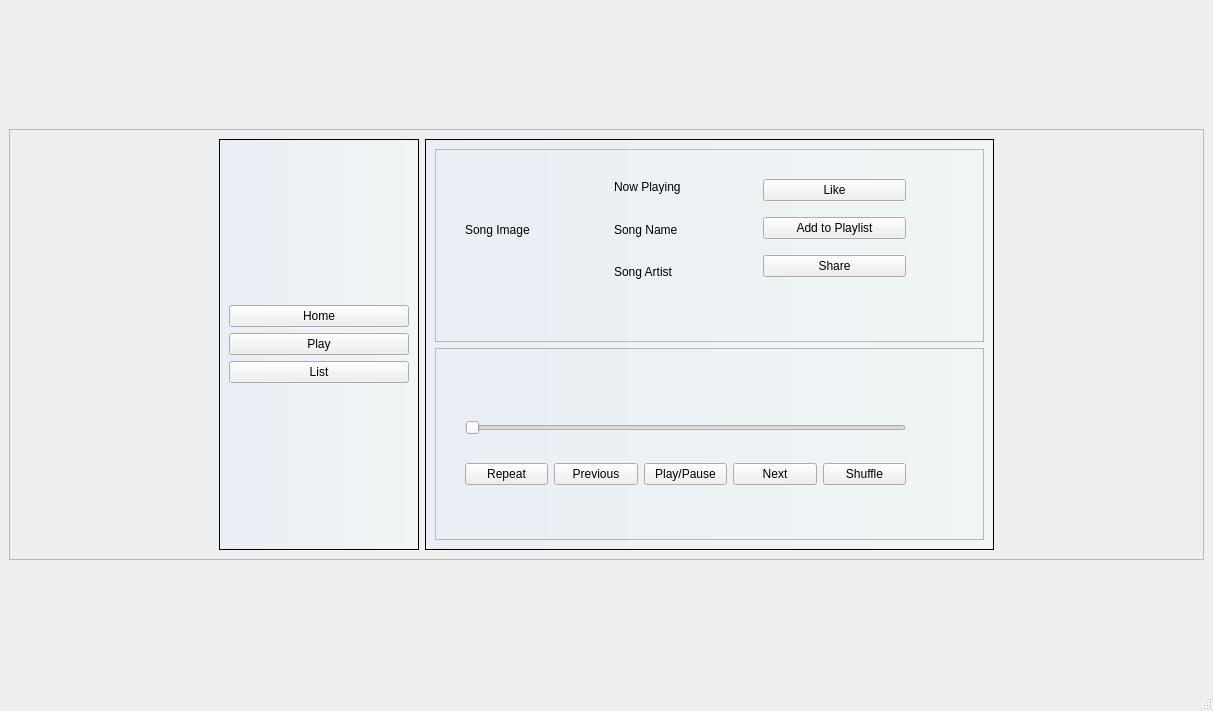
<?xml version="1.0" encoding="UTF-8"?>
<ui version="4.0">
 <class>MainWindow</class>
 <widget class="QMainWindow" name="MainWindow">
  <property name="geometry">
   <rect>
    <x>0</x>
    <y>0</y>
    <width>1213</width>
    <height>711</height>
   </rect>
  </property>
  <property name="windowTitle">
   <string>MainWindow</string>
  </property>
  <property name="styleSheet">
   <string notr="true">MainWindow {
	background-image: url(&quot;:/images/resources/image 1.jpg&quot;);
  	height: 100%;

  	/* Center and scale the image nicely */
  	background-position: center;
  	background-repeat: no-repeat;
  	background-size: cover;
}

#main_bar {
	background: qlineargradient( x1:0 y1:0, x2:1 y2:0, stop:0 #e9eef5, stop:1 #f0f5f5);
}

#sidebar {
	background: qlineargradient( x1:0 y1:0, x2:1 y2:0, stop:0 #e9eef5, stop:1 #f0f5f5);
}
 </string>
  </property>
  <widget class="QWidget" name="centralwidget">
   <property name="styleSheet">
    <string notr="true"/>
   </property>
   <layout class="QVBoxLayout" name="verticalLayout_7">
    <item>
     <spacer name="verticalSpacer_2">
      <property name="orientation">
       <enum>Qt::Vertical</enum>
      </property>
      <property name="sizeType">
       <enum>QSizePolicy::Preferred</enum>
      </property>
      <property name="sizeHint" stdset="0">
       <size>
        <width>20</width>
        <height>120</height>
       </size>
      </property>
     </spacer>
    </item>
    <item>
     <widget class="QFrame" name="frame">
      <property name="frameShape">
       <enum>QFrame::StyledPanel</enum>
      </property>
      <property name="frameShadow">
       <enum>QFrame::Raised</enum>
      </property>
      <layout class="QHBoxLayout" name="horizontalLayout_3">
       <item>
        <spacer name="horizontalSpacer">
         <property name="orientation">
          <enum>Qt::Horizontal</enum>
         </property>
         <property name="sizeType">
          <enum>QSizePolicy::Fixed</enum>
         </property>
         <property name="sizeHint" stdset="0">
          <size>
           <width>200</width>
           <height>20</height>
          </size>
         </property>
        </spacer>
       </item>
       <item>
        <widget class="QFrame" name="sidebar">
         <property name="maximumSize">
          <size>
           <width>200</width>
           <height>16777215</height>
          </size>
         </property>
         <property name="frameShape">
          <enum>QFrame::StyledPanel</enum>
         </property>
         <property name="frameShadow">
          <enum>QFrame::Raised</enum>
         </property>
         <layout class="QVBoxLayout" name="verticalLayout_6">
          <item>
           <layout class="QVBoxLayout" name="verticalLayout_4">
            <item>
             <widget class="QPushButton" name="home_button">
              <property name="text">
               <string>Home</string>
              </property>
             </widget>
            </item>
            <item>
             <widget class="QPushButton" name="play_button">
              <property name="text">
               <string>Play</string>
              </property>
             </widget>
            </item>
            <item>
             <widget class="QPushButton" name="list_button">
              <property name="text">
               <string>List</string>
              </property>
             </widget>
            </item>
           </layout>
          </item>
         </layout>
        </widget>
       </item>
       <item>
        <widget class="QFrame" name="main_bar">
         <property name="frameShape">
          <enum>QFrame::StyledPanel</enum>
         </property>
         <property name="frameShadow">
          <enum>QFrame::Raised</enum>
         </property>
         <layout class="QVBoxLayout" name="verticalLayout_5">
          <item>
           <widget class="QFrame" name="frame_2">
            <property name="frameShape">
             <enum>QFrame::StyledPanel</enum>
            </property>
            <property name="frameShadow">
             <enum>QFrame::Raised</enum>
            </property>
            <widget class="QWidget" name="">
             <property name="geometry">
              <rect>
               <x>30</x>
               <y>20</y>
               <width>441</width>
               <height>121</height>
              </rect>
             </property>
             <layout class="QHBoxLayout" name="horizontalLayout_2">
              <item>
               <widget class="QLabel" name="song_image">
                <property name="text">
                 <string>Song Image</string>
                </property>
               </widget>
              </item>
              <item>
               <layout class="QVBoxLayout" name="verticalLayout_2">
                <item>
                 <widget class="QLabel" name="label_2">
                  <property name="text">
                   <string>Now Playing</string>
                  </property>
                 </widget>
                </item>
                <item>
                 <widget class="QLabel" name="label_3">
                  <property name="text">
                   <string>Song Name</string>
                  </property>
                 </widget>
                </item>
                <item>
                 <widget class="QLabel" name="label_4">
                  <property name="text">
                   <string>Song Artist</string>
                  </property>
                 </widget>
                </item>
               </layout>
              </item>
              <item>
               <layout class="QVBoxLayout" name="verticalLayout_3">
                <item>
                 <widget class="QPushButton" name="pushButton">
                  <property name="text">
                   <string>Like</string>
                  </property>
                 </widget>
                </item>
                <item>
                 <widget class="QPushButton" name="pushButton_2">
                  <property name="text">
                   <string>Add to Playlist</string>
                  </property>
                 </widget>
                </item>
                <item>
                 <widget class="QPushButton" name="pushButton_3">
                  <property name="text">
                   <string>Share</string>
                  </property>
                 </widget>
                </item>
               </layout>
              </item>
             </layout>
            </widget>
           </widget>
          </item>
          <item>
           <widget class="QFrame" name="frame_4">
            <property name="frameShape">
             <enum>QFrame::StyledPanel</enum>
            </property>
            <property name="frameShadow">
             <enum>QFrame::Raised</enum>
            </property>
            <widget class="QWidget" name="">
             <property name="geometry">
              <rect>
               <x>30</x>
               <y>50</y>
               <width>441</width>
               <height>111</height>
              </rect>
             </property>
             <layout class="QVBoxLayout" name="verticalLayout">
              <item>
               <widget class="QSlider" name="horizontalSlider">
                <property name="orientation">
                 <enum>Qt::Horizontal</enum>
                </property>
               </widget>
              </item>
              <item>
               <layout class="QHBoxLayout" name="horizontalLayout">
                <item>
                 <widget class="QPushButton" name="pushButton_7">
                  <property name="text">
                   <string>Repeat</string>
                  </property>
                 </widget>
                </item>
                <item>
                 <widget class="QPushButton" name="pushButton_6">
                  <property name="text">
                   <string>Previous</string>
                  </property>
                 </widget>
                </item>
                <item>
                 <widget class="QPushButton" name="pushButton_4">
                  <property name="text">
                   <string>Play/Pause</string>
                  </property>
                 </widget>
                </item>
                <item>
                 <widget class="QPushButton" name="pushButton_5">
                  <property name="text">
                   <string>Next</string>
                  </property>
                 </widget>
                </item>
                <item>
                 <widget class="QPushButton" name="pushButton_8">
                  <property name="text">
                   <string>Shuffle</string>
                  </property>
                 </widget>
                </item>
               </layout>
              </item>
             </layout>
            </widget>
           </widget>
          </item>
         </layout>
        </widget>
       </item>
       <item>
        <spacer name="horizontalSpacer_2">
         <property name="orientation">
          <enum>Qt::Horizontal</enum>
         </property>
         <property name="sizeType">
          <enum>QSizePolicy::Fixed</enum>
         </property>
         <property name="sizeHint" stdset="0">
          <size>
           <width>200</width>
           <height>20</height>
          </size>
         </property>
        </spacer>
       </item>
      </layout>
     </widget>
    </item>
    <item>
     <spacer name="verticalSpacer">
      <property name="orientation">
       <enum>Qt::Vertical</enum>
      </property>
      <property name="sizeType">
       <enum>QSizePolicy::Preferred</enum>
      </property>
      <property name="sizeHint" stdset="0">
       <size>
        <width>20</width>
        <height>120</height>
       </size>
      </property>
     </spacer>
    </item>
   </layout>
  </widget>
  <widget class="QStatusBar" name="statusbar"/>
 </widget>
 <resources/>
 <connections/>
</ui>
